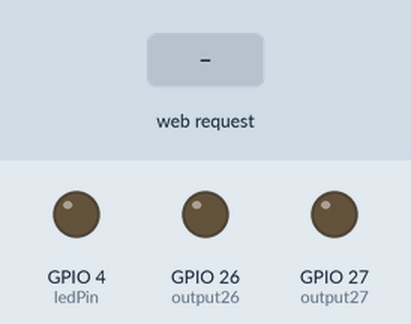
Simulated run of this sketch. Board: ESP32. On the bench: output pins drawn as LEDs (lit = HIGH). The test bench sets the inputs (shaded band). WiFi joins after 1.5 s; servers stay silent unless stated; storage starts empty; EEPROM starts erased; the camera gives no picture; what the sketch prints to the serial monitor is not drawn.

Above: at 3.0 s.
3.1 s: HTTP request GET /26/on received
At 3.5 s:
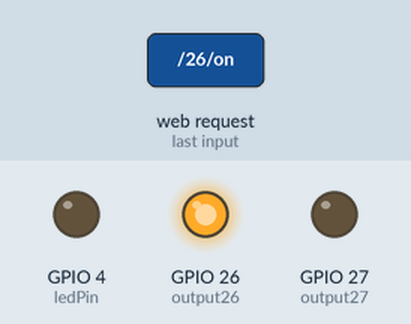
4.6 s: HTTP request GET /led/on received
At 5.8 s:
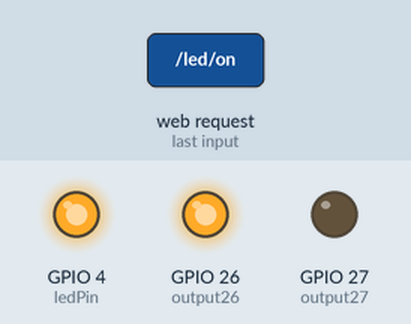
6.1 s: HTTP request GET /26/off received
At 7.0 s:
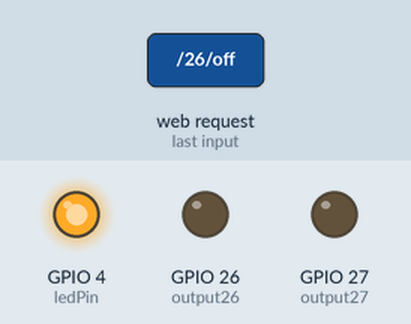
7.6 s: HTTP request GET /27/on received
At 8.1 s:
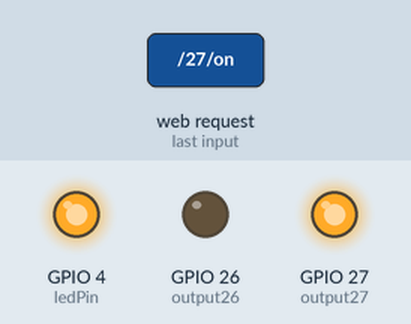
9.1 s: HTTP request GET /led/off received
At 10.3 s:
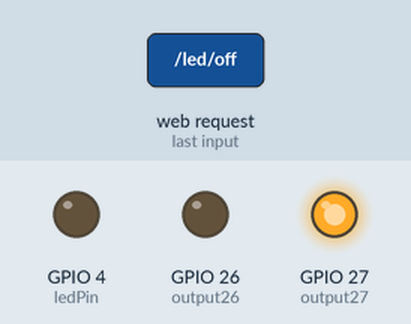
10.6 s: HTTP request GET /27/off received
At 11.7 s:
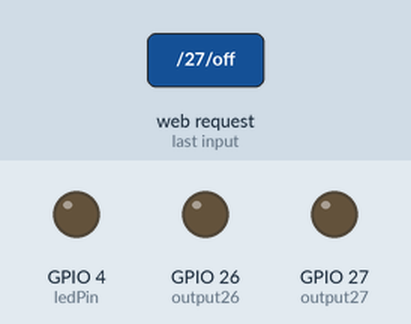
Timing chart, 0 to 13.1 s (numbered marks = the images above; inputs shaded):
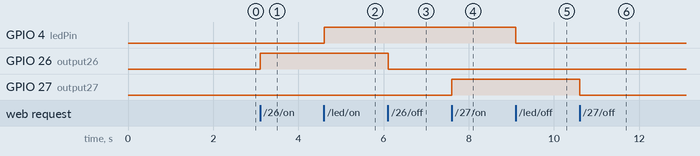

Measured:
- after the input at 3.1 s, GPIO 26 (output26): LOW → HIGH at once
- after the input at 4.6 s, GPIO 4 (ledPin): LOW → HIGH at once
- after the input at 6.1 s, GPIO 26 (output26): HIGH → LOW at once
- after the input at 7.6 s, GPIO 27 (output27): LOW → HIGH at once
- after the input at 9.1 s, GPIO 4 (ledPin): HIGH → LOW at once
- after the input at 10.6 s, GPIO 27 (output27): HIGH → LOW at once

The sketch:

esp32webcamservercombo.ino
```cpp
/*********
UWGB Web Cam Server Combo_MicroSD enable - RocketClub Version 1.0 ESP32WEBCAMSERVERCOMBO


*********/
//cam libraries
#include "esp_camera.h"
#include "soc/soc.h"
#include "soc/rtc_cntl_reg.h"
#include "driver/rtc_io.h"

//microSD Libraries
#include "FS.h"
#include "SD_MMC.h"

////EEPROM Library //number as file for images we save
#include "EEPROM.h"

// Load Wi-Fi library
#include <WiFi.h>

//use 1 byte of EEPROM space
#define EEPROM_SIZE 1

//counter for picture number
unsigned int pictureCount = 0;


//Pin definitions for CAMERA_MODEL_AI_THINKER
#define PWDN_GPIO_NUM 32
#define RESET_GPIO_NUM -1
#define XCLK_GPIO_NUM 0
#define SIOD_GPIO_NUM 26
#define SIOC_GPIO_NUM 27
#define Y9_GPIO_NUM 35
#define Y8_GPIO_NUM 34
#define Y7_GPIO_NUM 39
#define Y6_GPIO_NUM 36
#define Y5_GPIO_NUM 21
#define Y4_GPIO_NUM 19
#define Y3_GPIO_NUM 18
#define Y2_GPIO_NUM 5
#define VSYNC_GPIO_NUM 25
#define HREF_GPIO_NUM 23
#define PCLK_GPIO_NUM 22

void configESPCamera() {
  //config cam param
  //obj to store the cam config param
  camera_config_t config;

  config.ledc_channel = LEDC_CHANNEL_0;
  config.ledc_timer = LEDC_TIMER_0;
  config.pin_d0 = Y2_GPIO_NUM;
  config.pin_d1 = Y3_GPIO_NUM;
  config.pin_d2 = Y4_GPIO_NUM;
  config.pin_d3 = Y5_GPIO_NUM;
  config.pin_d4 = Y6_GPIO_NUM;
  config.pin_d5 = Y7_GPIO_NUM;
  config.pin_d6 = Y8_GPIO_NUM;
  config.pin_d7 = Y9_GPIO_NUM;
  config.pin_xclk = XCLK_GPIO_NUM;
  config.pin_pclk = PCLK_GPIO_NUM;
  config.pin_vsync = VSYNC_GPIO_NUM;
  config.pin_href = HREF_GPIO_NUM;
  config.pin_sscb_sda = SIOD_GPIO_NUM;
  config.pin_sscb_scl = SIOC_GPIO_NUM;
  config.pin_pwdn = PWDN_GPIO_NUM;
  config.pin_reset = RESET_GPIO_NUM;
  config.xclk_freq_hz = 20000000;
  config.pixel_format = PIXFORMAT_JPEG; // choices are YUV422, GRAYSCALE, RGB565, JPEG

  //select lower framesize if camera dont support PSRAM
  if (psramFound()) {
    config.frame_size = FRAMESIZE_UXGA; // framesize_ + QVGA|CIF|VGA|SVGA|XGA|SXGA|UXGA
    config.jpeg_quality = 10; //10-63 loer number means higher quality
    config.fb_count = 2;

  } else {
    config.frame_size = FRAMESIZE_SVGA;
    config.jpeg_quality = 12;
    config.fb_count = 1;

  }

  //init the camera
  esp_err_t err = esp_camera_init(&config);
  if (err != ESP_OK) {
    Serial.printf("Camera init failed with error 0x%x", err);
    return;
  }
  //camera quality adjustments
  sensor_t * s = esp_camera_sensor_get();
  //BRIGHTNESS (-2 to 2)
  s->set_brightness(s,0);
    //contrast (-2 to 2)
  s->set_contrast(s,0);
    //saturation (-2 to 2)
  s->set_saturation(s,0);
    //special effects (0 - no effect, 1 - negativce, 2 grayscale, 3 red tint, 4green tint, 5 blue tint)
  s->set_special_effect(s,0);
    //white_bal (0 disable 1 enable)
  s->set_whitebal(s,1);
    //AWB GAIN (0 = Disable, 1 = Enable)
  s->set_awb_gain(s,1);
    //WB MODES (0 auto, 1 sunny, 2 cloudy, 3 office, 4 home)
  s->set_wb_mode(s,0);

      //Exposure control
  s->set_exposure_ctrl(s,1);
    //AEC2 (0 disable 1 enable)
  s->set_aec2(s,0);
    //AE LEVELS (-2 to 2)
  s->set_ae_level(s,0);
    //AEC VALUES (0 to 1200)
  s->set_aec_value(s,300);
  //GAIN CONTROLS (0 = disable, 1 = enable)
  s->set_gain_ctrl(s,1);
  //AGC GAIN (0 to 30)
  s->set_agc_gain(s,0);
  //GAIN CEILING (0 to 6)
  s->set_gainceiling(s, (gainceiling_t)0);
  //BPC(0 disable, 1 enable)
  s->set_bpc(s,0);
  //WPC (0 disable 1 enable)
  s->set_wpc(s,1);
   // RAW GMA (0 = Disable , 1 = Enable)
  s->set_raw_gma(s, 1);
  // LENC (0 = Disable , 1 = Enable)
  s->set_lenc(s, 1);
  // HORIZ MIRROR (0 = Disable , 1 = Enable)
  s->set_hmirror(s, 0);
  // VERT FLIP (0 = Disable , 1 = Enable)
  s->set_vflip(s, 0);
  // DCW (0 = Disable , 1 = Enable)
  s->set_dcw(s, 1);
  // COLOR BAR PATTERN (0 = Disable , 1 = Enable)
  s->set_colorbar(s, 0);
}

void initMicroSDCard() {
  // Start the MicroSD card

  Serial.println("Mounting MicroSD Card");
  if (!SD_MMC.begin()) {
    Serial.println("MicroSD Card Mount Failed");
    return;
  }
  uint8_t cardType = SD_MMC.cardType();
  if (cardType == CARD_NONE) {
    Serial.println("No MicroSD Card found");
    return;
  }

}

void takeNewPhoto(String path) {
  // Take Picture with Camera

  // Setup frame buffer
  camera_fb_t  * fb = esp_camera_fb_get();

  if (!fb) {
    Serial.println("Camera capture failed");
    return;
  }

  // Save picture to microSD card
  fs::FS &fs = SD_MMC;
  File file = fs.open(path.c_str(), FILE_WRITE);
  if (!file) {
    Serial.println("Failed to open file in write mode");
  }
  else {
    file.write(fb->buf, fb->len); // payload (image), payload length
    Serial.printf("Saved file to path: %s\n", path.c_str());
  }
  // Close the file
  file.close();

  // Return the frame buffer back to the driver for reuse
  esp_camera_fb_return(fb);
}


// Replace with your network credentials connect to your hotspot from ESP32 and then access webserver via IP on browser
const char* ssid = "Your network SSID";
const char* password = "Your network pw";

// Set web server port number to 80
WiFiServer server(80);

// Variable to store the HTTP request
String header;

// Auxiliar variables to store the current output state
String output26State = "off";
String output27State = "off";
String ledState = "off";

// Assign output variables to GPIO pins
const int output26 = 26;
const int output27 = 27;
// ledPin refers to ESP32-CAM GPIO 4 (flashlight)
const int ledPin = 4;

// Current time
unsigned long currentTime = millis();
// Previous time
unsigned long previousTime = 0;
// Define timeout time in milliseconds (example: 2000ms = 2s)
const long timeoutTime = 2000;

void setup() {
  Serial.begin(115200);
  // Initialize the output variables as outputs
  pinMode(output26, OUTPUT);
  pinMode(output27, OUTPUT);
  pinMode(ledPin, OUTPUT);
  // Set outputs to LOW
  digitalWrite(output26, LOW);
  digitalWrite(output27, LOW);
  digitalWrite(ledPin, LOW);


  //init camera
  Serial.print("Initializing the camera module...");
  configESPCamera();
  Serial.println("Camera OK!");

  //init microSD
  Serial.print("Initializing the MicroSD card module... ");
  initMicroSDCard();

  // initialize EEPROM with predefined size
  EEPROM.begin(EEPROM_SIZE);


  // Connect to Wi-Fi network with SSID and password
  Serial.print("Connecting to ");
  Serial.println(ssid);
  WiFi.begin(ssid, password);
  while (WiFi.status() != WL_CONNECTED) {
    delay(500);
    Serial.print(".");
  }
  // Print local IP address and start web server
  Serial.println("");
  Serial.println("WiFi connected.");
  Serial.println("IP address: ");
  Serial.println(WiFi.localIP());
  server.begin();
}

void loop(){


  WiFiClient client = server.available();   // Listen for incoming clients


  if (client) {                             // If a new client connects,
    currentTime = millis();
    previousTime = currentTime;
    Serial.println("New Client.");          // print a message out in the serial port
    String currentLine = "";                // make a String to hold incoming data from the client
    while (client.connected() && currentTime - previousTime <= timeoutTime) {  // loop while the client's connected
      currentTime = millis();
      if (client.available()) {             // if there's bytes to read from the client,
        char c = client.read();             // read a byte, then
        Serial.write(c);                    // print it out the serial monitor
        header += c;
        if (c == '\n') {                    // if the byte is a newline character
          // if the current line is blank, you got two newline characters in a row.
          // that's the end of the client HTTP request, so send a response:
          if (currentLine.length() == 0) {
            // HTTP headers always start with a response code (e.g. HTTP/1.1 200 OK)
            // and a content-type so the client knows what's coming, then a blank line:
            client.println("HTTP/1.1 200 OK");
            client.println("Content-type:text/html");
            client.println("Connection: close");
            client.println();

            // turns the GPIOs on and off and camera
            if (header.indexOf("GET /26/on") >= 0) {
              Serial.println("GPIO 26 on");
              output26State = "on";
              digitalWrite(output26, HIGH);
            } else if (header.indexOf("GET /26/off") >= 0) {
              Serial.println("GPIO 26 off");
              output26State = "off";
              digitalWrite(output26, LOW);
            } else if (header.indexOf("GET /27/on") >= 0) {
              Serial.println("GPIO 27 on");
              output27State = "on";
              digitalWrite(output27, HIGH);
            } else if (header.indexOf("GET /27/off") >= 0) {
              Serial.println("GPIO 27 off");
              output27State = "off";
              digitalWrite(output27, LOW);
            }
            else if (header.indexOf("GET /led/on") >= 0) {
              Serial.println("camLED on");
              ledState = "on";
              digitalWrite(ledPin, HIGH);
            }
            else if (header.indexOf("GET /led/off") >= 0) {
              Serial.println("camLED off");
              ledState = "off";
              digitalWrite(ledPin, LOW);
            }
            else if (header.indexOf("GET /image/capture") >= 0) {
              Serial.println("Image Capture");
              pictureCount = EEPROM.read(0) + 1;
              // Path where new picture will be saved in SD Card
              String path = "/image" + String(pictureCount) + ".jpg";
              //Take and Save Photo
              takeNewPhoto(path);
              //Print to serial
              Serial.printf("Picture file name: %s\n", path.c_str());
              // Update EEPROM picture number counter
              EEPROM.write(0, pictureCount);
              EEPROM.commit();
              }

            // Display the HTML web page
            client.println("<!DOCTYPE html><html>");
            client.println("<head><meta name=\"viewport\" content=\"width=device-width, initial-scale=1\">");
            client.println("<link rel=\"icon\" href=\"data:,\">");
            // CSS to style the on/off buttons
            // Feel free to change the background-color and font-size attributes to fit your preferences
            client.println("<style>html { font-family: Helvetica; display: inline-block; margin: 0px auto; text-align: center;}");
            client.println(".button { background-color: #4CAF50; border: none; color: white; padding: 16px 40px;");
            client.println("text-decoration: none; font-size: 30px; margin: 2px; cursor: pointer;}");
            client.println(".button2 {background-color: #555555;}</style></head>");

            // Web Page Heading
            client.println("<body><h1>UWGB - Rocketcam</h1>");
            // Display current state, and ON/OFF buttons for Cam LED
            client.println("<p>Cam LED - State " + ledState + "</p>");
             if (ledState=="off") {
              client.println("<p><a href=\"/led/on\"><button class=\"button\">ON</button></a></p>");
            } else {
              client.println("<p><a href=\"/led/off\"><button class=\"button button2\">OFF</button></a></p>");
            }
            // Display current state, and ON/OFF buttons for GPIO 26
            client.println("<p>GPIO 26 - State " + output26State + "</p>");
            // If the output26State is off, it displays the ON button
            if (output26State=="off") {
              client.println("<p><a href=\"/26/on\"><button class=\"button\">ON</button></a></p>");
            } else {
              client.println("<p><a href=\"/26/off\"><button class=\"button button2\">OFF</button></a></p>");
            }
            // Display current state, and ON/OFF buttons for GPIO 27
            client.println("<p>GPIO 27 - State " + output27State + "</p>");
            // If the output27State is off, it displays the ON button
            if (output27State=="off") {
              client.println("<p><a href=\"/27/on\"><button class=\"button\">ON</button></a></p>");
            } else {
              client.println("<p><a href=\"/27/off\"><button class=\"button button2\">OFF</button></a></p>");
            }
            client.println("</body></html>");
            //Display Capture Image button
            client.println("<p>Camera Status... </p>");
            client.println("<p><a href=\"/image/capture\"><button class=\"button button3\">Capture Image</button></a></p>");

            // The HTTP response ends with another blank line
            client.println();
            // Break out of the while loop
            break;
          } else { // if you got a newline, then clear currentLine
            currentLine = "";
          }
        } else if (c != '\r') {  // if you got anything else but a carriage return character,
          currentLine += c;      // add it to the end of the currentLine
        }
      }
    }
    // Clear the header variable
    header = "";
    // Close the connection
    client.stop();
    Serial.println("Client disconnected.");
    Serial.println("");
  }
}
```
